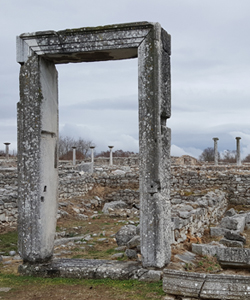
#> input picture ch08/images_08/scaling.jpg, 250 x 300 px
$ jupyter execute '08-1_기하학_처리.ipynb'
#> lines starting #> are read from the running program, lines starting #| are printed output that depends on the picture
### ch08/Common/interpolation.py
import numpy as np, cv2, math
from Common.functions import contain

# 정방행렬 인덱스로 크기 변경
def scaling(img, size):
    dst = np.zeros(size[::-1], img.dtype)
    ratioY, ratioX = np.divide(size[::-1], img.shape[:2]) # 비율 계산
    y = np.arange(0, img.shape[0], 1)
    x = np.arange(0, img.shape[1], 1)
    y, x = np.meshgrid(y, x)
    i, j = np.int32(y * ratioY), np.int32(x * ratioX) # 목적 영상 좌표
    dst[i, j] = img[y, x]
    return dst

# [52 lines left out: functions scaling_nearest, bilinear_value, rotate_pt, affine_transform, not called in this run]

### ch08/08-1_기하학_처리.ipynb
기하학 : 점, 선, 면, 도형 등의 기하학적인 대상을 다루는 학문

기하학 처리 : 기하학적인 대상의 공간적 배치를 변경하는 과정

### 8.1 사상 (Mapping)

사상 : 입력 영상의 좌표가 새롭게 배치될 목적 영상의 좌표를 찾아서 화소값을 옮기는 과정 (배치를 변경)
- 순방향 사상 : 입력 영상의 좌표를 중심으로 목적 영상의 좌표를 계산
  - 입력 영상과 목적 영상의 크기가 같을 때 사용함 -> 영상의 크기가 달라지면 홀이나 오버랩의 문제가 발생 <br><br>

- 역방향 사상 : 목적 영상의 좌표를 중심으로 역변환을 계산하여 원본 영상의 좌표를 찾아서 화소값을 가져옴
  - 홀이나 오버랩이 발생되지 않음
  - 입력 영상의 한 화소를 목적 영상의 여러 화소에서 사용하면 결과 영상의 품질이 떨어질 수 있음

홀 : 목적 영상의 좌표를 만드는 과정에서 사상되지 않은 화소

오버랩 : 여러 화소들이 목적 영상의 한 화소로 사상되는 현상

### 8.2 크기변경 (확대/축소)

[cell 1]
# 8.2.1 영상 크기 변경
import numpy as np, cv2
import time

# 정방행렬 인덱스로 크기 변경 (속도가 반복문보다 빠름)
# 순방향 연산을 수행했기 때문에 이미지 오버랩 또는 홀이 발생함
def scaling(img, size):
    dst = np.zeros(size[::-1], img.dtype)
    ratioY, ratioX = np.divide(size[::-1], img.shape[:2]) # 비율 계산
    y = np.arange(0, img.shape[0], 1) # meshgrid를 위한 좌표 배열 생성
    x = np.arange(0, img.shape[1], 1)
    y, x = np.meshgrid(y, x) # 모든 이미지 픽셀에 대한 좌표값을 가지고 있는 배열
    i, j = np.int32(y * ratioY), np.int32(x * ratioX) # 목적 영상 좌표
    dst[i, j] = img[y, x] # 원본 영상의 좌표를 목적 영상 좌표에 사상
    return dst

# 반복문을 이용하여 크기 변경
# 순방향 연산을 수행했기 때문에 이미지 오버랩 또는 홀이 발생함
def scaling2(img, size):
    dst = np.zeros(size[::-1], img.dtype)
    ratioY, ratioX = np.divide(size[::-1], img.shape[:2]) # 비율 계산
    for y in range(img.shape[0]):
        for x in range(img.shape[1]):
            i, j = int(y * ratioY), int(x * ratioX) # 목적 영상 좌표
            dst[i, j] = img[y, x]
    return dst

def time_check(func, image, size, title):
    start_time = time.perf_counter()
    ret_img = func(image, size)
    elapsed = (time.perf_counter() - start_time) * 1000
    print(title, "수행시간 = %0.2f ms" % elapsed)
    return ret_img


image = cv2.imread("images_08/scaling.jpg", cv2.IMREAD_GRAYSCALE)
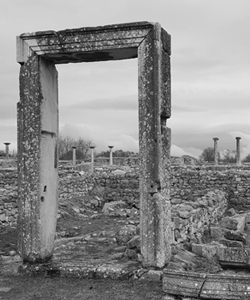
#> image: shape (300, 250); min 0, max 242, mean 138.8
if image is None: raise Exception("영상 파일 읽기 오류")

dst1 = scaling(image, (150, 200))
#> in scaling, `dst[i, j] = img[y, x]`:
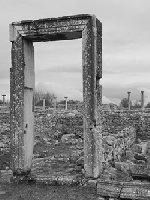
#> dst: shape (200, 150); min 1, max 236, mean 138.8
dst2 = scaling2(image, (150, 200))
dst3 = time_check(scaling, image, (300, 400), "좌표 행렬 방식 :")
#> call 2 of scaling, with size = (300, 400)
#> in scaling (call 2), `dst[i, j] = img[y, x]`:
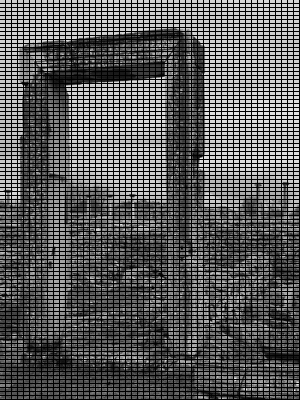
#> dst: shape (400, 300); min 0, max 242, mean 86.7
dst4 = time_check(scaling2, image, (300, 400), "반복문 방식 :")

cv2.imshow("image", image)
cv2.imshow("dst1", dst1)
cv2.imshow("dst3", dst3)
cv2.waitKey(0)

### 8.3 보간
보간법 : 목적영상에서 홀을 채우고, 오버랩을 방지하는 기법

##### 8.3.1 최근접 이웃 보간법
최근접 이웃 보간법 : 목적 영상을 만드는 과정에서 홀이 된 위치는 가장 가깝게 이웃한 입력 영상의 화소값을 가져옴
- 쉽고 빠르게 목적 영상의 품질을 높일 수 있음
- 경계선이나 모서리 부분에서 계단 현상이 나타날 수 있음

[cell 2]
# 8.3.1 크기변경 (최근접 이웃 보간법)
import numpy as np, cv2
from Common.interpolation import scaling

# i=세로=y, j=가로=x

# 크기 변경 함수
def scaling_nearest(img, size):
    dst = np.zeros(size[::-1], img.dtype) # 사이즈와 크기는 역순 -> 입력은 가로 세로로 주지만, 연산은 세로 가로로 진행함
    ratioY, ratioX = np.divide(size[::-1], img.shape[:2]) # 비율 계산
    i = np.arange(0, size[1], 1) # meshgrid를 위한 좌표 배열 생성
    j = np.arange(0, size[0], 1)
    i, j = np.meshgrid(i, j) # 목적 영상의 크기로 mmeshgrid를 만듦 # 역방향 연산
    y, x = np.int32(i / ratioY), np.int32(j / ratioX)
    dst[i, j] = img[y, x]

    return dst

image = cv2.imread("images_08/test.jpg", cv2.IMREAD_GRAYSCALE)
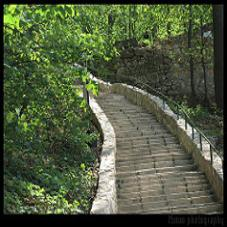
#> input picture ch08/images_08/test.jpg, 227 x 227 px
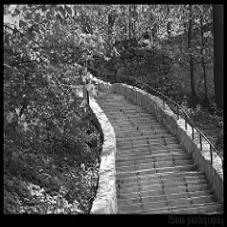
#> image: shape (227, 227); min 0, max 255, mean 83.7
if image is None: raise Exception("영상 파일 읽기 오류")

dst1 = scaling(image, (350, 400))
#> in scaling, `dst[i, j] = img[y, x]`:
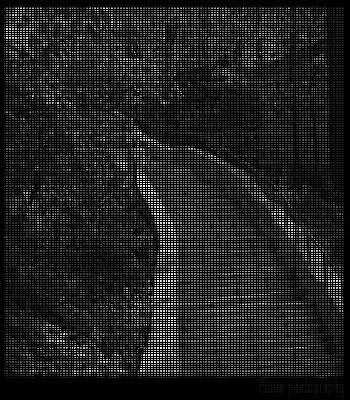
#> dst: shape (400, 350); min 0, max 255, mean 30.8
dst2 = scaling_nearest(image, (350, 400))
#> in scaling_nearest, `dst[i, j] = img[y, x]`:
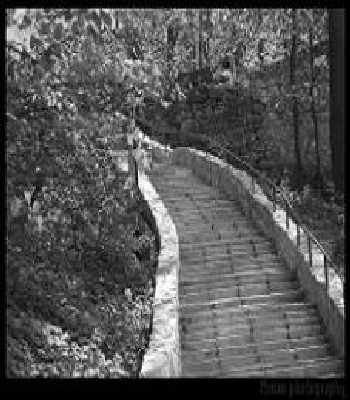
#> dst: shape (400, 350); min 0, max 255, mean 83.6

cv2.imshow("image", image)
cv2.imshow("dst1", dst1)
cv2.imshow("dst2", dst2)
cv2.waitKey(0)

##### 8.3.2 양선형 보간법

선형 보간을 두 번에 걸쳐서 수행함

거리 비율별로 값을 설정

- 수행 순서

확대된 화소 중 홀을 원본 위치로 돌림(실수형 그대로) -> 가까운 4개의 픽셀을 찾음

-> 두 픽셀의 비율을 사용하여 값을 찾음 * 2 -> 찾아진 두 값을 비율을 사용하여 값을 찾음

[cell 3]
# 8.3.1 크기변경 (양선형 보간법)
import numpy as np, cv2
from Common.interpolation import scaling_nearest

def bilinear_value(img, pt):
    x, y = np.int32(pt)
    if x >= img.shape[1]-1: x = x - 1
    if y >= img.shape[0]-1: y = y - 1

    P1, P2, P3, P4 = np.float32(img[y:y+2, x:x+2].flatten())

    alpha, beta = pt[1] - y, pt[0] - x
    M1 = P1 + alpha * (P3 - P1) # 1차 보간
    M2 = P2 + alpha * (P4 - P2)
    P = M1 + beta * (M2 - M1) # 2차 보간
    return np.clip(P, 0, 255)

def scaling_bilinear(img, size):
    ratioY, ratioX = np.divide(size[::-1], img.shape[:2]) # 비율 계산

    dst = [[ bilinear_value(img, (j/ratioX, i/ratioY))
            for j in range(size[0])]
        for i in range(size[1])]
    return np.array(dst, img.dtype)

image = cv2.imread("images_08/test.jpg", cv2.IMREAD_GRAYSCALE)
if image is None: raise Exception("영상 파일 읽기 오류")

size = (350, 400)
dst1 = scaling_bilinear(image, size)
#> in bilinear_value, `P1, P2, P3, P4 = np.float32(img[y:y+2, x:x+2].flatten())`: P1 = 0; P2 = 4; P3 = 11; P4 = 7
#> in bilinear_value, `M1 = P1 + alpha * (P3 - P1)`: M1 = 0
#> in bilinear_value, `M2 = P2 + alpha * (P4 - P2)`: M2 = 4
#> in bilinear_value, `P = M1 + beta * (M2 - M1)`: P = 0
#> in scaling_bilinear, `dst = [[ bilinear_value(img, (j/ratioX, i/ratioY)) for j in range(size..`: dst = 400 items
#> in scaling_bilinear, `return np.array(dst, img.dtype)`:
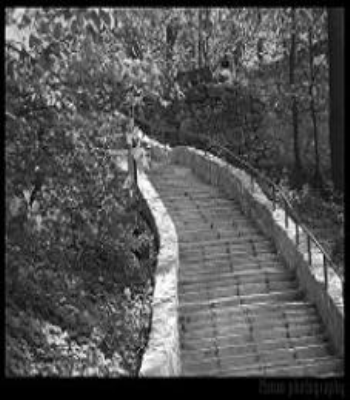
#> returned value: shape (400, 350); min 0, max 255, mean 83.2
dst3 = cv2.resize(image, size, 0, 0, cv2.INTER_LINEAR)
dst4 = cv2.resize(image, size, 0, 0, cv2.INTER_NEAREST)

cv2.imshow("image", image)
cv2.imshow("user_bilinear", dst1)
cv2.imshow("cv_bilinear", dst3)
cv2.imshow("cv_Nearest", dst4)
cv2.waitKey(0)
